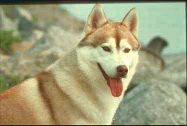
#> input picture corel/11_1122.jpg, 187 x 126 px; its folder holds only this picture in this run
$ python main.old.py
#> lines starting #> are read from the running program, lines starting #| are printed output that depends on the picture
import glob
import math
import numpy
import cv2
import matplotlib.pyplot as plt
import seaborn as sn
import os

os.chdir("corel/")
images=glob.glob("*.jpg")
imagesGroup=[]
# print(images)

for imageFile in images:
	names=imageFile.split("_")
	# print(names)
	# print(names)
	# names[0] ==> group name
	# imagesGroup[names[0]] ... (imageFile)
	# continue
	image=cv2.imread(imageFile, 0) # 0 means: not BGR!
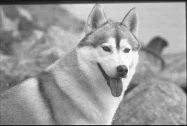
#> image: shape (126, 187); min 15, max 254, mean 155.2
	cv2.imshow('title', image)
	print(image)
#> (printed output is left out)
	width=image.shape[1]
#> width = 187
	height=image.shape[0]
#> height = 126
	average=numpy.zeros((height, width))
	variance=numpy.zeros((height, width))
	stdVariance=numpy.zeros((height, width))
	for y in range(height):
		for x in range(width):
			sum=0
			count=0
			avg=0
			for yi in range(y-1, y+1+1):
				for xi in range(x-1 ,x+1+1):
					if yi >= 0 and yi < height and xi >= 0 and xi < width:
						sum+=image[yi][xi]
						count+=1
			avg=sum / count
			sum2=0
			for yi in range(y-1, y+1+1):
				for xi in range(x-1 ,x+1+1):
					try:
						sum2+=(image[yi][xi] - avg) ** 2
					except IndexError:
						sum2+=0
			var=sum2 / count
			print( x,",", y, "==>", sum, sum2, count, avg, var)
			variance[y][x]=var
			average[y][x]=avg
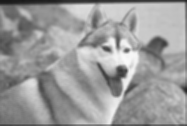
#> average: shape (126, 187) float64; min 24.67, max 251.1, mean 155.4
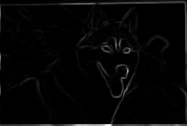
#> variance: shape (126, 187) float64; min 0, max 9381.1, mean 226.6; drawn with min black and max white
	for y in range(height):
		for x in range(width):
			stdVariance[y][x]=math.sqrt(variance[y][x])
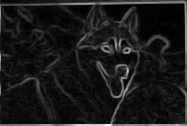
#> stdVariance: shape (126, 187) float64; min 0, max 96.86, mean 10; drawn with min black and max white
	print(variance)
	print(average)
	print(stdVariance)

# print(imagesGroup)

$ run again, on corel/12_1269.jpg
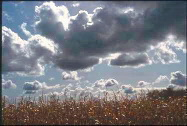
#> input picture corel/12_1269.jpg, 187 x 126 px
#> (printed output is left out)
#> after the loop `for y in range(height):`:
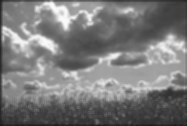
#> average: shape (126, 187) float64; min 25.75, max 251, mean 122.9
#> after the loop `for y in range(height):`:
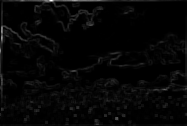
#> variance: shape (126, 187) float64; min 0, max 11047.7, mean 276.3; drawn with min black and max white

$ run again, on corel/13_1326.jpg
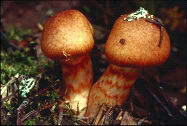
#> input picture corel/13_1326.jpg, 187 x 126 px
#> (printed output is left out)
#> after the loop `for y in range(height):`:
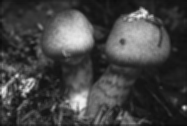
#> average: shape (126, 187) float64; min 11.83, max 240.9, mean 68.7
#> after the loop `for y in range(height):`:
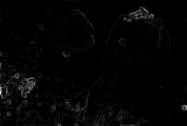
#> variance: shape (126, 187) float64; min 0, max 17253, mean 306.2; drawn with min black and max white

$ run again, on corel/13_1366.jpg
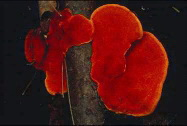
#> input picture corel/13_1366.jpg, 187 x 126 px
#> (printed output is left out)
#> after the loop `for y in range(height):`:
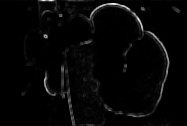
#> variance: shape (126, 187) float64; min 0, max 2878.2, mean 72.2; drawn with min black and max white
#> after the loop `for y in range(height):`:
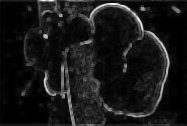
#> stdVariance: shape (126, 187) float64; min 0, max 53.65, mean 5; drawn with min black and max white

$ run again, on corel/11_1140.jpg
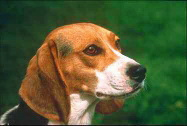
#> input picture corel/11_1140.jpg, 187 x 126 px
#> (printed output is left out)
#> after the loop `for y in range(height):`:
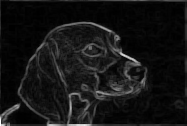
#> stdVariance: shape (126, 187) float64; min 0, max 90.73, mean 7.5; drawn with min black and max white
